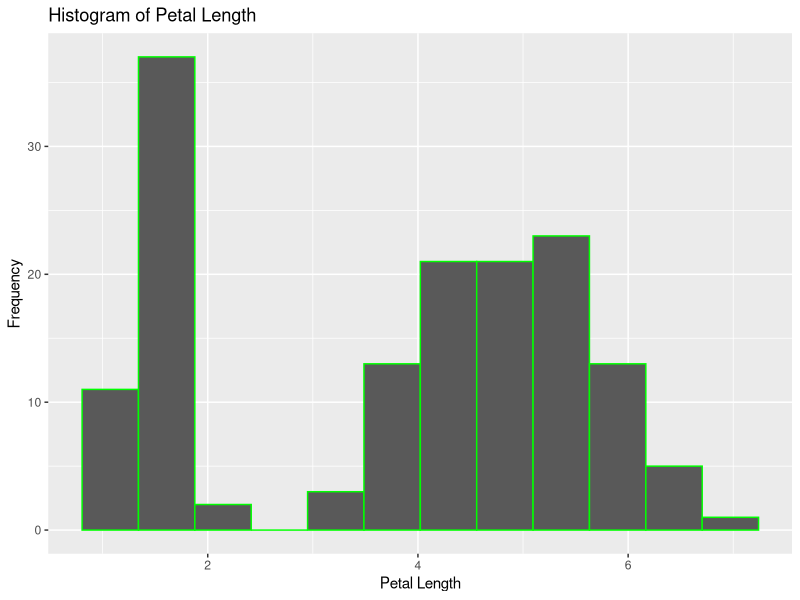
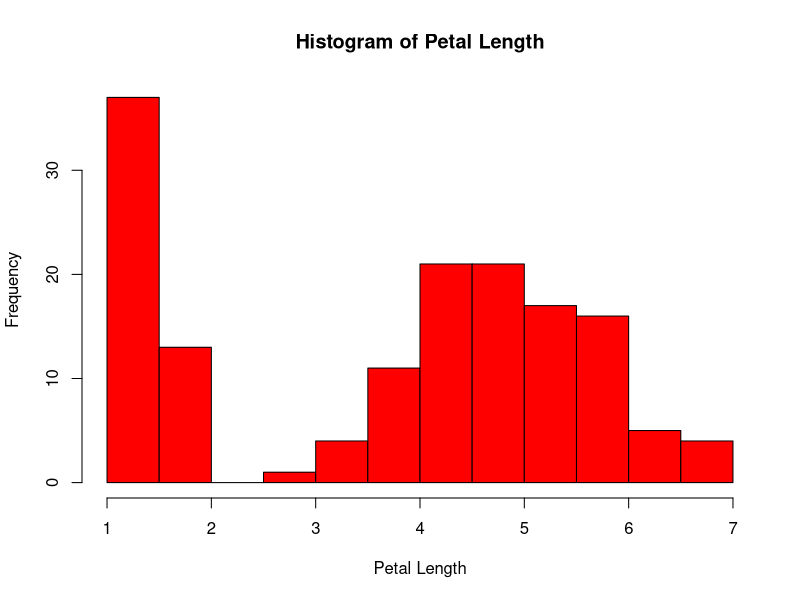

These charts were generated, in order, by the following R code:
library(ggplot2)
data(iris)
petal_length_mean <- mean(iris$Petal.Length)


plot <- ggplot(iris,aes(Petal.Length))+
  geom_histogram(bins = 12, color = 'green')+
  labs(x="Petal Length",
       y="Frequency",
        title = "Histogram of Petal Length")

print(plot)

hist(iris$Petal.Length,
     xlab = "Petal Length",
     col = "red",
     main = "Histogram of Petal Length")